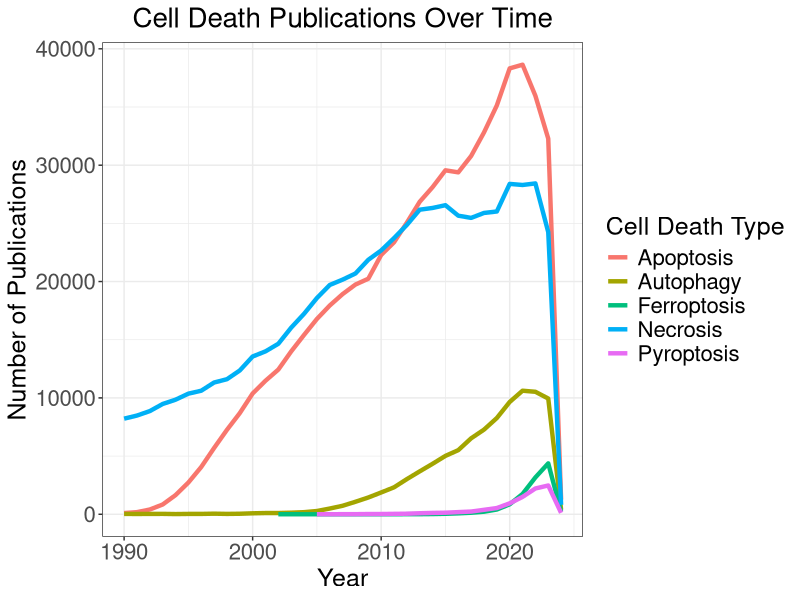
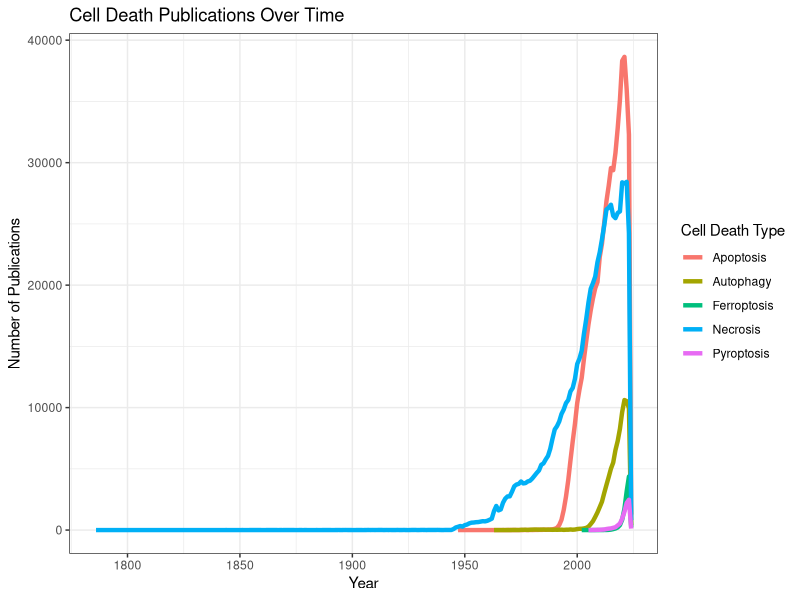
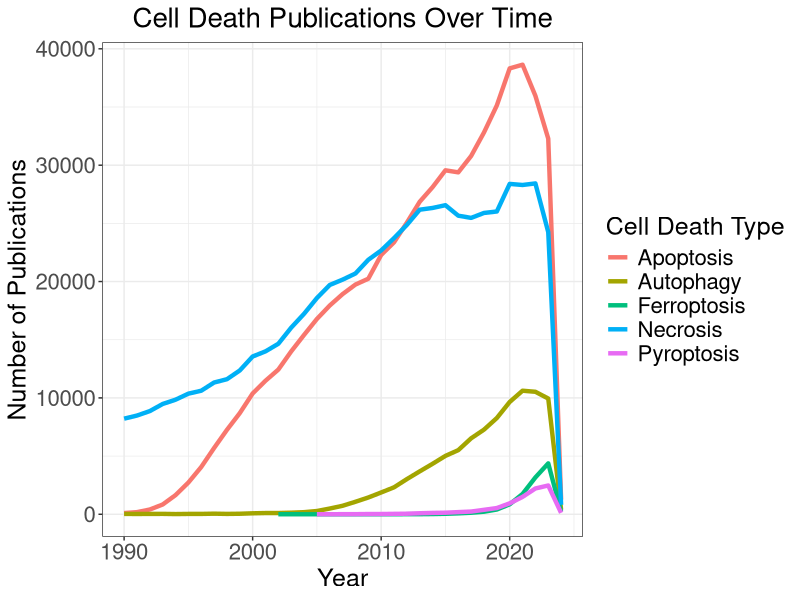

The R script that drew these images, in order:
library(ggplot2)

apoptosis <- read.csv("../data/apoptosis_results.csv", header = TRUE, sep = ",")
pyroptosis <- read.csv("../data/pyroptosis_results.csv", header = TRUE, sep = ",")
necrosis <- read.csv("../data/necrosis_results.csv", header = TRUE, sep = ",")
ferroptosis <- read.csv("../data/ferroptosis_results.csv", header = TRUE, sep = ",")
autophagy <- read.csv("../data/autophagy_results.csv", header = TRUE, sep = ",")

apoptosis$label <- "Apoptosis"
pyroptosis$label <- "Pyroptosis"
necrosis$label <- "Necrosis"
ferroptosis$label <- "Ferroptosis"
autophagy$label <- "Autophagy"

# create output directory
outdir <- file.path("..","figures")

# create output directory if it doesn't exist
if(!dir.exists(outdir)) dir.create(outdir)

# remove the first row of each data frame
apoptosis <- apoptosis[-1,]
pyroptosis <- pyroptosis[-1,]
necrosis <- necrosis[-1,]
ferroptosis <- ferroptosis[-1,]
autophagy <- autophagy[-1,]

# make the row names a column
apoptosis$year <- rownames(apoptosis)
pyroptosis$year <- rownames(pyroptosis)
necrosis$year <- rownames(necrosis)
ferroptosis$year <- rownames(ferroptosis)
autophagy$year <- rownames(autophagy)

# # remove the row names
rownames(apoptosis) <- NULL
rownames(pyroptosis) <- NULL
rownames(necrosis) <- NULL
rownames(ferroptosis) <- NULL
rownames(autophagy) <- NULL

# # rename the columns
colnames(apoptosis) <- c("count", "label", "year")
colnames(pyroptosis) <- c("count", "label", "year")
colnames(necrosis) <- c("count", "label", "year")
colnames(ferroptosis) <- c("count", "label", "year")
colnames(autophagy) <- c("count", "label", "year")

# # combine the data frames
df <- rbind(apoptosis, pyroptosis, necrosis, ferroptosis, autophagy)
# sort the data frame by year
# make the year a integer
df$year <- as.integer(df$year)
# make the count a integer
df$count <- as.integer(df$count)

head(df)

width <- 10
height <- 5
# set the size of the plot
options(repr.plot.width = width, repr.plot.height = height)
# plot
plot <- (
    ggplot(
        data = df,
        aes(
            x = year,
            y = count,
            color = label
        )
    )
    + geom_line(
        size = 1.5
    )
    + theme_bw()
    # make the legend title different
    + labs(
        color = "Cell Death Type",
        x = "Year",
        y = "Number of Publications",
        title = "Cell Death Publications Over Time"
    )
)
# save the plot
ggsave(
    filename = "../figures/cell_death_over_time.png",
    plot = plot,
    width = width,
    height = height,
    units = "in",
    dpi = 300
)

# remove all points before 1950
df <- df[df$year >= 1990,]

width <- 10
height <- 5
# set the size of the plot
options(repr.plot.width = width, repr.plot.height = height)
# plot
plot <- (
    ggplot(
        data = df,
        aes(
            x = year,
            y = count,
            color = label
        )
    )
    + geom_line(
        size = 1.5
    )
    + theme_bw()
    # make the legend title different
    + labs(
        color = "Cell Death Type",
        x = "Year",
        y = "Number of Publications",
        title = "Cell Death Publications Over Time"
    )
    # center title
    + theme(
        plot.title = element_text(
            size = 20,
            hjust = 0.5
        )
        # x axis text
        , axis.text.x = element_text(
            size = 16
        )
        # y axis text
        , axis.text.y = element_text(
            size = 16
        )
        # x axis title
        , axis.title.x = element_text(
            size = 18
        )
        # y axis title
        , axis.title.y = element_text(
            size = 18
        )
    )
    # legend text
    + theme(
        legend.text = element_text(
            size = 16
        )
    )
    # legend title
    + theme(
        legend.title = element_text(
            size = 18
        )
    )
)
# save the plot
ggsave(
    filename = "../figures/cell_death_over_time_1990.png",
    plot = plot,
    width = width,
    height = height,
    units = "in",
    dpi = 600
)
plot
